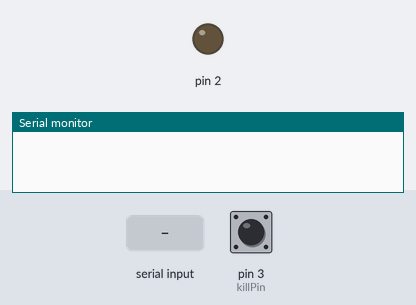
Bench run of a sketch on a simulated Arduino Uno, built with avr-gcc and run on an emulated ATmega328P. Parts: output pins drawn as LEDs (lit = HIGH), the last lines printed to the serial monitor. The test bench sets the inputs (shaded band); at power-on: pin 3 (killPin) HIGH.

Above: at 1.2 s.
1.3 s: pin 3 (killPin) pulled LOW for 1 s
At 1.9 s:
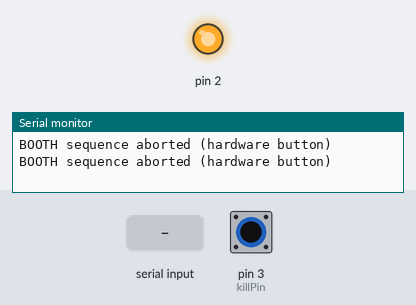
4.3 s: "BOOTH_ON\n" received over Serial
At 5.5 s:
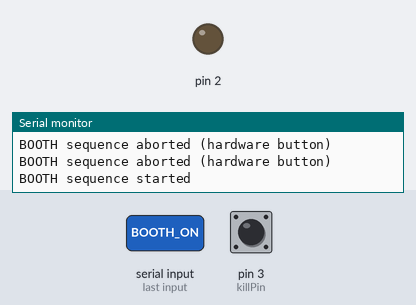
5.8 s: pin 3 (killPin) pulled LOW for 3.2 s
Timing chart, 0 to 10.5 s (numbered marks = the images above; inputs shaded):
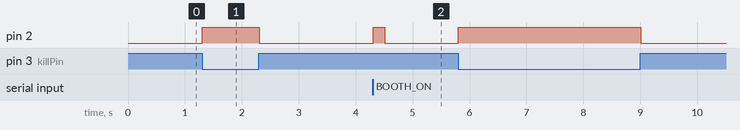

Measured:
- after the input at 1.3 s, pin 2: LOW → HIGH at once, → LOW 1.0 s later
- after the input at 4.3 s, pin 2: LOW → HIGH at once, → LOW 0.20 s later

The sketch:

sketch_360_wKillSwitch.ino
```cpp
// State machine variables
bool boothRunning = false;
unsigned long stepStart = 0;
int step = 0;

// Hardware kill switch pin
const int killPin = 3;

void setup() {
  Serial.begin(9600);
  pinMode(2, OUTPUT);
  digitalWrite(2, LOW);

  pinMode(killPin, INPUT_PULLUP);  // Button wired to GND
}

void loop() {

  // --- SERIAL COMMAND HANDLING ---
  if (Serial.available()) {
    String cmd = Serial.readStringUntil('\n');

    if (cmd == "BOOTH_ON" && !boothRunning) {
      boothRunning = true;
      step = 1;
      stepStart = millis();
      Serial.println("BOOTH sequence started");
    }
  }

  // --- HARDWARE KILL SWITCH ---
  if (digitalRead(killPin) == LOW) {  // Button pressed
    abortSequence();
  }

  // --- RUN SEQUENCE ---
  if (boothRunning) {
    unsigned long now = millis();

    switch (step) {

      case 1: // First button press ON
        digitalWrite(2, HIGH);
        if (now - stepStart >= 200) {
          digitalWrite(2, LOW);
          step = 2;
          stepStart = now;
        }
        break;

      case 2: // Wait 10 seconds
        if (now - stepStart >= 10000) {
          step = 3;
          stepStart = now;
        }
        break;

      case 3: // Second button press ON
        digitalWrite(2, HIGH);
        if (now - stepStart >= 200) {
          digitalWrite(2, LOW);
          boothRunning = false;
          step = 0;
          Serial.println("BOOTH sequence completed");
        }
        break;
    }
  }
}

// --- ABORT FUNCTION WITH BUTTON PRESS ---
void abortSequence() {

  // Send a relay pulse BEFORE aborting
  digitalWrite(2, HIGH);
  delay(200);          // momentary press
  digitalWrite(2, LOW);

  // Now abort the sequence
  boothRunning = false;
  step = 0;
  Serial.println("BOOTH sequence aborted (hardware button)");
}
```
